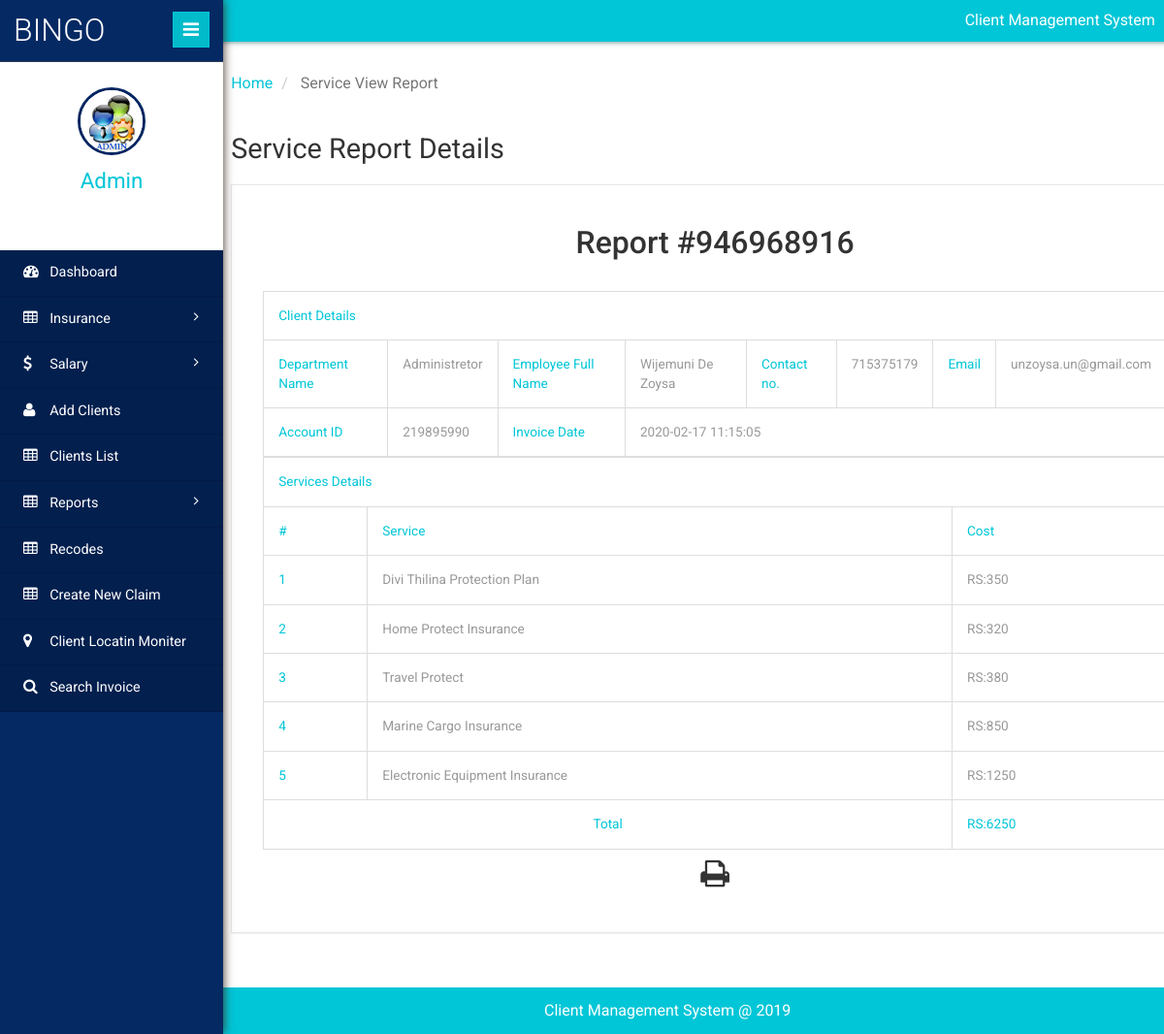
The page /admin/view-invoice.php?invoiceid=946968916 (signed in) on the database its author committed.
### tables this page shows
CREATE TABLE IF NOT EXISTS `tblservices` (
  `ID` int NOT NULL AUTO_INCREMENT,
  `ServiceType` varchar(250) DEFAULT NULL,
  `ServiceName` varchar(200) DEFAULT NULL,
  `ServicePrice` varchar(200) DEFAULT NULL,
  `CreationDate` timestamp NULL DEFAULT CURRENT_TIMESTAMP,
  PRIMARY KEY (`ID`)
);

### admin/view-invoice.php (the view, shortened to what this page needs)
<?php
include('includes/dbconnection.php');
if (strlen($_SESSION['clientmsaid']==0)) {
  header('location:logout.php');
  } else{
  	?>
<!DOCTYPE HTML>
<html>
<head>
	<link href="css/bootstrap.min.css" rel='stylesheet' type='text/css' />
	<link href="css/style.css" rel='stylesheet' type='text/css' />
	<link href="css/font-awesome.css" rel="stylesheet">
	<link rel="stylesheet" href="css/icon-font.min.css" type='text/css' />
</head>
<body>
	<div class="page-container">
		<div class="left-content">
			<div class="inner-content">
				<?php include_once('includes/header.php');?>
				<div class="outter-wp">
					<div class="sub-heard-part">
						<ol class="breadcrumb m-b-0">
							<li><a href="dashboard.php">Home</a></li>
							<li class="active"> Service View Report</li>
						</ol>
					</div>
		<div class="graph-visual tables-main" id="exampl">
						<h3 class="inner-tittle two"> Service Report Details </h3>
<?php
$invid=intval($_GET['invoiceid']);
$sql="select distinct tblclient.FullName,tblclient.Department,tblclient.ContactNumber,tblclient.Email,tblclient.AccountID,tblinvoice.BillingId,tblinvoice.PostingDate from  tblclient
	join tblinvoice on tblclient.ID=tblinvoice.Userid  where tblinvoice.BillingId=:invid";
$query = $dbh -> prepare($sql);
$query->bindParam(':invid',$invid,PDO::PARAM_STR);
$query->execute();
$results=$query->fetchAll(PDO::FETCH_OBJ);
$cnt=1;
if($query->rowCount() > 0)
{
foreach($results as $row)
{               ?>
						<div class="graph">
							<div class="tables">
								<h4>Report #<?php echo $invid;?></h4>
													<table class="table table-bordered" width="100%" border="1">
<tr>
<th colspan="8">Client Details</th>
</tr>
							 <tr>
								<th>Department Name</th>
								<td><?php  echo htmlentities($row->Department);?></td>
								<th>Employee Full Name</th>
								<td><?php  echo htmlentities($row->FullName);?></td>
								<th>Contact no.</th>
								<td><?php  echo htmlentities($row->ContactNumber);?></td>
								<th>Email </th>
								<td><?php  echo htmlentities($row->Email);?></td>
							</tr>
							 <tr>
								<th>Account ID</th>
								<td><?php echo htmlentities($row->AccountID);?></td>
								<th>Invoice Date</th>
								<td colspan="6"><?php echo  htmlentities($row->PostingDate);?></td>
							</tr>
<?php $cnt=$cnt+1;}} ?>
</table>
<table class="table table-bordered" width="100%" border="1">
<tr>
<th colspan="3">Services Details</th>
</tr>
<tr>
<th>#</th>
<th>Service</th>
<th>Cost</th>
</tr>
<?php
$ret="select tblservices.ServiceName,tblservices.ServicePrice
	from  tblinvoice
	join tblservices on tblservices.ID=tblinvoice.ServiceId
	where tblinvoice.BillingId=:invid";
$query1 = $dbh -> prepare($ret);
$query1->bindParam(':invid',$invid,PDO::PARAM_STR);
$query1->execute();
$results=$query1->fetchAll(PDO::FETCH_OBJ);
$cnt=1;
if($query1->rowCount() > 0)
{
foreach($results as $row1)
{               ?>
<tr>
<th><?php echo $cnt;?></th>
<td><?php echo $row1->ServiceName?></td>
<td><?php echo "RS:".$subtotal=$row1->ServicePrice?></td>
</tr>
<?php $cnt=$cnt+1;}
$gtotal=$subtotal*5;
} ?>
<tr>
<th colspan="2" style="text-align:center">Total</th>
<th><?php echo "RS:".$gtotal?></th>
</tr>
</table>
<p style="margin-top:1%"  align="center">
  <i class="fa fa-print fa-2x" style="cursor: pointer;"  OnClick="CallPrint(this.value)" ></i>
</p>
							</div>
						</div>
					</div>
				</div>
				<?php include_once('includes/footer.php');?>
			</div>
		</div>
		<?php include_once('includes/sidebar.php');?>
	</div>
</body>
</html>
<?php }  ?>

### admin/includes/sidebar.php (shortened to what this page needs)
 <div class="sidebar-menu">
    <header class="logo">
        <a href="#" class="sidebar-icon"> <span class="fa fa-bars"></span> </a> <a href="dashboard.php"> <span id="logo"> <h1>BINGO</h1></span>
        </a>
    </header>
    <div class="down">
        <?php
$aid=$_SESSION['clientmsaid'];
$sql="SELECT AdminName from  tbladmin where ID=:aid";
$query = $dbh -> prepare($sql);
$query->bindParam(':aid',$aid,PDO::PARAM_STR);
$query->execute();
$results=$query->fetchAll(PDO::FETCH_OBJ);
$cnt=1;
if($query->rowCount() > 0)
{
foreach($results as $row)
{               ?>
        <a href="dashboard.php"><img src="images/images.jpg" height="70" width="70"></a>
        <a href="dashboard.php"><span class=" name-caret"><?php  echo $row->AdminName;?></span></a>
        <?php $cnt=$cnt+1;}} ?>
        <ul>
            <li><a class="tooltips" href="admin-profile.php"><span>Profile</span><i class="lnr lnr-user"></i></a></li>
            <li><a class="tooltips" href="change-password.php"><span>Settings</span><i class="lnr lnr-cog"></i></a></li>
            <li><a class="tooltips" href="logout.php"><span>Log out</span><i class="lnr lnr-power-switch"></i></a></li>
        </ul>
    </div>
    <div class="menu">
        <ul id="menu" >
            <li><a href="dashboard.php"><i class="fa fa-tachometer"></i> <span>Dashboard</span></a></li>
            <li id="menu-academico" ><a href="#"><i class="fa fa-table"></i> <span>Insurance</span> <span class="fa fa-angle-right" style="float: right"></span></a>
            </li>
            <li id="menu-academico" ><a href="#"><i class="fa fa-usd"></i> <span>Salary</span> <span class="fa fa-angle-right" style="float: right"></span></a>
            </li>
            <li><a href="add-client.php"><i class="fa fa-user"></i> <span>Add Clients</span></a></li>
            <li><a href="manage-client.php"><i class="fa fa-table"></i> <span>Clients List</span></a></li>
            <li id="menu-academico" ><a href="#"><i class="fa fa-table"></i> <span> Reports</span> <span class="fa fa-angle-right" style="float: right"></span></a>
            </li>
            <li><a href="services-details.php"><i class="fa fa-table"></i> <span>Recodes</span></a></li>
            <li><a href="add-claim.php"><i class="fa fa-table"></i> <span>Create New Claim</span></a></li>
            <li><a href="client-location.php"><i class="fa fa-map-marker"></i> <span>Client Locatin Moniter</span></a></li>
            <li><a href="search-invoices.php"><i class="fa fa-search"></i> <span>Search Invoice</span></a></li>
        </ul>
    </div>
</div>

### rows shown on the page
tblservices: ServiceName "Divi Thilina Protection Plan", ServicePrice "350"
tblservices: ServiceName "Home Protect Insurance", ServicePrice "320"
tblservices: ServiceName "Travel Protect", ServicePrice "380"
tblservices: ServiceName "Marine Cargo Insurance", ServicePrice "850"
tblservices: ServiceName "Electronic Equipment Insurance", ServicePrice "1250", ServicePrice "6250"

### other values the page prints
$row->Department "Administretor"
$row->FullName "Wijemuni De Zoysa"
$row->ContactNumber "715375179"
$row->Email "unzoysa.un@gmail.com"
$row->AccountID "219895990"
$row->PostingDate "2020-02-17 11:15:05"
$row->AdminName "Admin"
